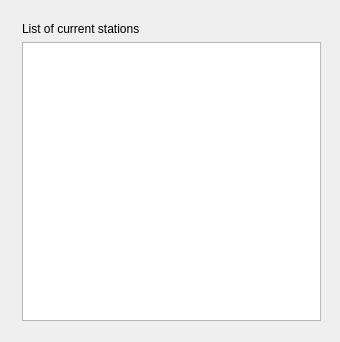
<?xml version="1.0" encoding="UTF-8"?>
<ui version="4.0">
 <class>StationsDataWidget</class>
 <widget class="QWidget" name="StationsDataWidget">
  <property name="geometry">
   <rect>
    <x>0</x>
    <y>0</y>
    <width>340</width>
    <height>342</height>
   </rect>
  </property>
  <property name="windowTitle">
   <string>StationsDataWidget</string>
  </property>
  <widget class="QWidget" name="">
   <property name="geometry">
    <rect>
     <x>11</x>
     <y>11</y>
     <width>321</width>
     <height>321</height>
    </rect>
   </property>
   <layout class="QVBoxLayout" name="verticalLayout">
    <item>
     <widget class="QLabel" name="stations">
      <property name="text">
       <string>List of current stations</string>
      </property>
     </widget>
    </item>
    <item>
     <widget class="QTextEdit" name="textEdit_stations">
      <property name="readOnly">
       <bool>true</bool>
      </property>
     </widget>
    </item>
   </layout>
  </widget>
 </widget>
 <layoutdefault spacing="6" margin="11"/>
 <resources/>
 <connections/>
</ui>
